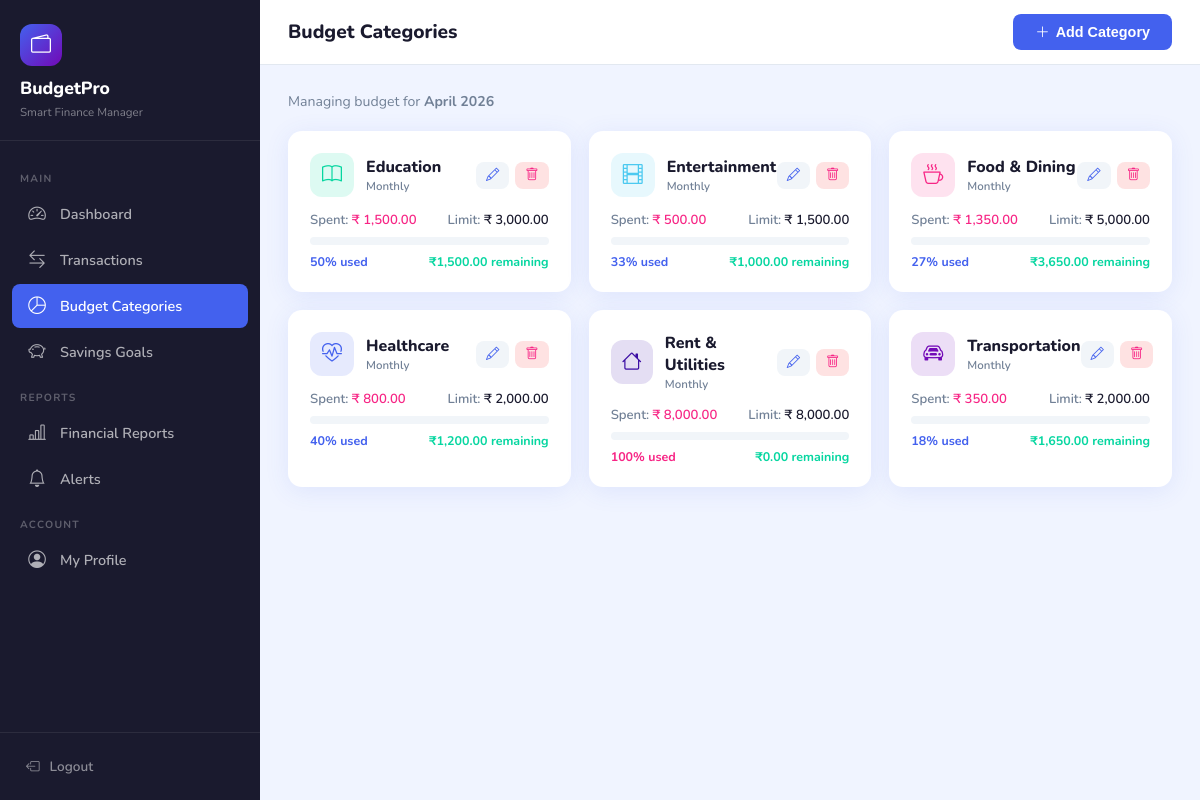
The page /budget.php (signed in) on the database its author committed.
### tables this page shows
CREATE TABLE budget_categories (
  category_id   INT AUTO_INCREMENT PRIMARY KEY,
  user_id       INT          NOT NULL,
  category_name VARCHAR(100) NOT NULL,
  budget_limit  DECIMAL(12,2) NOT NULL DEFAULT 0.00,
  period_type   ENUM('monthly','yearly') DEFAULT 'monthly',
  icon          VARCHAR(50)  DEFAULT 'bi-tag',
  color         VARCHAR(10)  DEFAULT '#4361ee',
  status        ENUM('active','inactive') DEFAULT 'active',
  created_at    TIMESTAMP    DEFAULT CURRENT_TIMESTAMP,
  FOREIGN KEY (user_id) REFERENCES users(user_id) ON DELETE CASCADE
);

### includes/functions.php (called while the page is built, shortened)
<?php
function fmt(float $n): string { return '₹ ' . number_format($n, 2); }

### budget.php (the view, shortened to what this page needs)
<?php
require_once 'includes/functions.php';
require_once 'includes/db.php';
$uid = uid();
$month = date('Y-m');
$cats = $pdo->prepare("SELECT bc.*, COALESCE(SUM(t.amount),0) AS spent FROM budget_categories bc LEFT JOIN transactions t ON t.category_id=bc.category_id AND t.type='expense' AND DATE_FORMAT(t.transaction_date,'%Y-%m')=? WHERE bc.user_id=? GROUP BY bc.category_id ORDER BY bc.category_name");
$cats->execute([$month, $uid]);
$catRows = $cats->fetchAll();
?>
<!DOCTYPE html>
<html lang="en">
<head>
<link rel="stylesheet" href="https://cdn.jsdelivr.net/npm/bootstrap-icons@1.11.3/font/bootstrap-icons.css">
<link rel="stylesheet" href="assets/css/style.css">
</head>
<body>
<?php include 'includes/sidebar.php'; ?>
<div class="main-content">
  <div class="topbar">
    <div style="display:flex;align-items:center;gap:14px">
      <span class="page-title">Budget Categories</span>
    </div>
    <button onclick="document.getElementById('addModal').style.display='flex'" class="btn-primary-custom"><i class="bi bi-plus-lg"></i> Add Category</button>
  </div>
  <div class="content-area">
    <p style="color:var(--text-muted);font-size:.88rem;margin-bottom:20px">Managing budget for <strong><?= date('F Y') ?></strong></p>
    <?php if ($catRows): ?>
    <div style="display:grid;grid-template-columns:repeat(auto-fill,minmax(280px,1fr));gap:18px">
    <?php foreach ($catRows as $c):
      $pct   = $c['budget_limit'] > 0 ? min(100,($c['spent']/$c['budget_limit'])*100) : 0;
      $color = $pct>=100?'var(--danger)':($pct>=80?'var(--warning)':'var(--primary)');
      $rem   = max(0, $c['budget_limit'] - $c['spent']);
    ?>
    <div class="bcard">
      <div class="bcard-body">
        <div style="display:flex;align-items:center;justify-content:space-between;margin-bottom:14px">
          <div style="display:flex;align-items:center;gap:12px">
            <div class="icon-box" style="background:<?= $c['color'] ?>22;color:<?= $c['color'] ?>;font-size:1.25rem;width:44px;height:44px;border-radius:12px"><i class="bi <?= $c['icon'] ?>"></i></div>
            <div>
              <div style="font-weight:800;color:var(--dark)"><?= htmlspecialchars($c['category_name']) ?></div>
              <div style="font-size:.72rem;color:var(--text-muted);font-weight:600;text-transform:capitalize"><?= $c['period_type'] ?></div>
            </div>
          </div>
          <div style="display:flex;gap:6px">
            <button onclick='openEdit(<?= json_encode($c) ?>)' style="background:#f1f5f9;border:none;padding:6px 10px;border-radius:8px;cursor:pointer;color:var(--primary)"><i class="bi bi-pencil"></i></button>
            <form method="POST" style="display:inline">
              <button type="submit" data-confirm="Delete '<?= htmlspecialchars($c['category_name']) ?>'?" style="background:#fee2e2;border:none;padding:6px 10px;border-radius:8px;cursor:pointer;color:var(--danger)"><i class="bi bi-trash"></i></button>
            </form>
          </div>
        </div>
        <div style="display:flex;justify-content:space-between;font-size:.82rem;font-weight:600;margin-bottom:8px">
          <span style="color:var(--text-muted)">Spent: <span style="color:#f72585"><?= fmt($c['spent']) ?></span></span>
          <span style="color:var(--text-muted)">Limit: <span style="color:var(--dark)"><?= fmt($c['budget_limit']) ?></span></span>
        </div>
        <div class="progress" style="margin-bottom:8px"><div class="progress-bar" style="width:<?= $pct ?>%;background:<?= $color ?>"></div></div>
        <div style="display:flex;justify-content:space-between;font-size:.78rem;font-weight:700">
          <span style="color:<?= $color ?>"><?= round($pct) ?>% used</span>
          <span style="color:var(--success)">₹<?= number_format($rem,2) ?> remaining</span>
        </div>
      </div>
    </div>
    <?php endforeach; ?>
    </div>
    <?php endif; ?>
  </div>
</div>
</body>
</html>

### assets/css/style.css (style rules this page uses)
:root { --primary: #4361ee; --primary-d: #3251d4; --secondary: #7209b7; --success: #06d6a0; --danger: #f72585; --warning: #ffd166; --info: #4cc9f0; --dark: #1a1a2e; --card-bg: #ffffff; --body-bg: #f0f4ff; --sidebar-bg: #1a1a2e; --sidebar-w: 260px; --text-main: #2d3748; --text-muted: #718096; --border: #e2e8f0; --shadow: 0 4px 24px rgba(67,97,238,.10); --radius: 14px; --radius-sm: 8px; }
*, *::before, *::after { box-sizing: border-box; margin: 0; padding: 0; }
html { scroll-behavior: smooth; }
body { font-family: 'Nunito', sans-serif; background: var(--body-bg); color: var(--text-main); min-height: 100vh; }
.main-content { margin-left: var(--sidebar-w); min-height: 100vh; }
.topbar { background: #fff; padding: 14px 28px; display: flex; align-items: center; justify-content: space-between; box-shadow: 0 1px 0 var(--border); position: sticky; top: 0; z-index: 900; }
.topbar .page-title { font-weight: 800; font-size: 1.2rem; color: var(--dark); }
.content-area { padding: 28px; }
.bcard { background:#fff; border-radius:var(--radius); box-shadow:var(--shadow); overflow:hidden; }
.bcard-body { padding:22px; }
.progress { height: 8px; border-radius: 10px; background: #f1f5f9; overflow: hidden; }
.btn-primary-custom { background: var(--primary); color:#fff; border:none; padding:10px 22px; border-radius:var(--radius-sm); font-weight:700; font-size:.9rem; cursor:pointer; transition:background .2s,transform .1s; display:inline-flex; align-items:center; gap:6px; }
.icon-box { width:36px;height:36px;border-radius:10px;display:inline-flex;align-items:center;justify-content:center;font-size:1rem; }

### rows shown on the page
budget_categories: category_name "Education", period_type "Monthly", spent "₹ 1,500.00", budget_limit "₹ 3,000.00", pct "50", rem "1,500.00"
budget_categories: category_name "Entertainment", period_type "Monthly", spent "₹ 500.00", budget_limit "₹ 1,500.00", pct "33", rem "1,000.00"
budget_categories: category_name "Food & Dining", period_type "Monthly", spent "₹ 1,350.00", budget_limit "₹ 5,000.00", pct "27", rem "3,650.00"
budget_categories: category_name "Healthcare", period_type "Monthly", spent "₹ 800.00", budget_limit "₹ 2,000.00", pct "40", rem "1,200.00"
budget_categories: category_name "Rent & Utilities", period_type "Monthly", spent "₹ 8,000.00", budget_limit "₹ 8,000.00", pct "100", rem "0.00"
budget_categories: category_name "Transportation", period_type "Monthly", spent "₹ 350.00", budget_limit "₹ 2,000.00", pct "18", rem "1,650.00"

### other values the page prints
$label "Dashboard Transactions Budget Categories Savings Goals Financial Reports Alerts My Profile"
